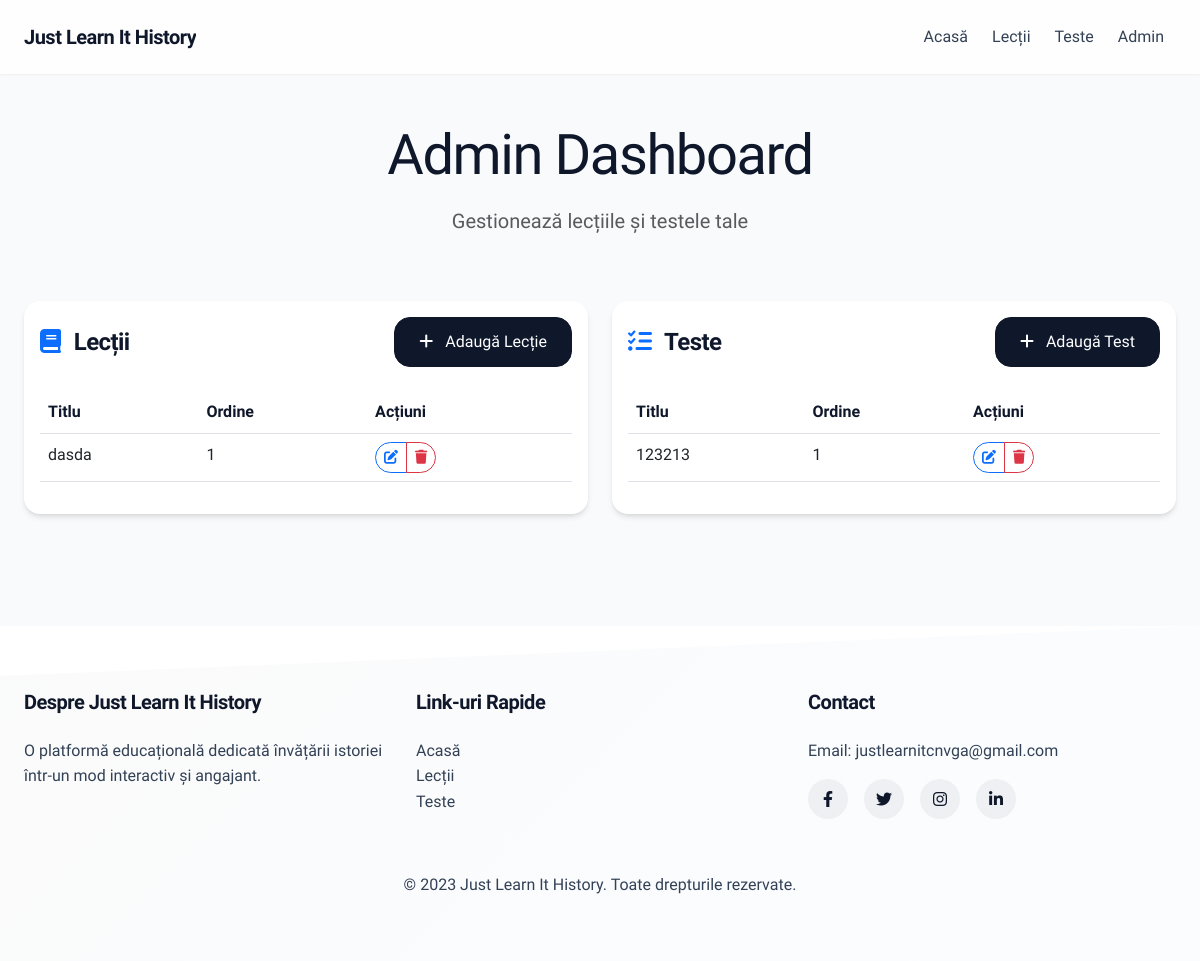
The page /admin (signed in) on the database its author committed.
### app.py (models this page shows, shortened)
class Lesson(db.Model):
    id = db.Column(db.Integer, primary_key=True)
    title = db.Column(db.String(200), nullable=False)
    content = db.Column(db.Text, nullable=False)
    order = db.Column(db.Integer, nullable=False)
    created_at = db.Column(db.DateTime, nullable=False, default=datetime.datetime.now)

class Test(db.Model):
    id = db.Column(db.Integer, primary_key=True)
    title = db.Column(db.String(200), nullable=False)
    order = db.Column(db.Integer, nullable=False)
    questions_json = db.Column(db.Text, nullable=False)

### app.py (the view)
@app.route('/admin')
@login_required
def admin():
    if not current_user.is_admin:
        flash('Access denied. Admin privileges required.')
        return redirect(url_for('index'))
    users = User.query.all()
    lessons = Lesson.query.with_entities(
        Lesson.id,
        Lesson.title,
        Lesson.content,
        Lesson.order
    ).order_by(Lesson.order).all()
    try:
        tests = Test.query.all()
    except Exception as e:
        if 'no such column: test.order' in str(e):
            print("Recreating database with correct schema...")
            db.drop_all()
            db.create_all()
            tests = []
        else:
            raise e
    lesson_form = LessonForm()
    test_form = TestForm()
    return render_template('admin/dashboard.html',
                         users=users,
                         lessons=lessons,
                         tests=tests,
                         lesson_form=lesson_form,
                         test_form=test_form)

### app.py (called while the page is built)
@login_manager.user_loader
def load_user(user_id):
    return User.query.get(int(user_id))

### templates/admin/dashboard.html (shortened to what this page needs)
{% extends "base.html" %}
{% block content %}
<div class="container py-5">
    <div class="row mb-5">
        <div class="col-12 text-center">
            <h1 class="display-4 mb-3">Admin Dashboard</h1>
            <p class="lead text-muted">Gestionează lecțiile și testele tale</p>
        </div>
    </div>
    <div class="row g-4">
        <div class="col-md-6">
            <div class="card h-100">
                <div class="card-body">
                    <div class="d-flex justify-content-between align-items-center mb-4">
                        <h2 class="card-title h4 mb-0">
                            <i class="fas fa-book me-2 text-primary"></i> Lecții
                        </h2>
                        <a href="{{ url_for('add_lesson') }}" class="btn btn-primary">
                            <i class="fas fa-plus me-2"></i> Adaugă Lecție
                        </a>
                    </div>
                    {% if lessons %}
                        <div class="table-responsive">
                            <table class="table table-hover">
                                <thead>
                                    <tr>
                                        <th>Titlu</th>
                                        <th>Ordine</th>
                                        <th>Acțiuni</th>
                                    </tr>
                                </thead>
                                <tbody>
                                    {% for lesson in lessons %}
                                    <tr>
                                        <td>{{ lesson.title }}</td>
                                        <td>{{ lesson.order }}</td>
                                        <td>
                                            <div class="btn-group">
                                                <a href="{{ url_for('edit_lesson', id=lesson.id) }}" class="btn btn-sm btn-outline-primary">
                                                    <i class="fas fa-edit"></i>
                                                </a>
                                                <button type="button" class="btn btn-sm btn-outline-danger" data-bs-toggle="modal" data-bs-target="#deleteLessonModal{{ lesson.id }}">
                                                    <i class="fas fa-trash"></i>
                                                </button>
                                            </div>
                                        </td>
                                    </tr>
                                    {% endfor %}
                                </tbody>
                            </table>
                        </div>
                    {% else %}
                        <div class="alert alert-info">
                            <i class="fas fa-info-circle me-2"></i> Nu există lecții încă. Adaugă prima ta lecție!
                        </div>
                    {% endif %}
                </div>
            </div>
        </div>
        <div class="col-md-6">
            <div class="card h-100">
                <div class="card-body">
                    <div class="d-flex justify-content-between align-items-center mb-4">
                        <h2 class="card-title h4 mb-0">
                            <i class="fas fa-tasks me-2 text-primary"></i> Teste
                        </h2>
                        <a href="{{ url_for('add_test') }}" class="btn btn-primary">
                            <i class="fas fa-plus me-2"></i> Adaugă Test
                        </a>
                    </div>
                    {% if tests %}
                        <div class="table-responsive">
                            <table class="table table-hover">
                                <thead>
                                    <tr>
                                        <th>Titlu</th>
                                        <th>Ordine</th>
                                        <th>Acțiuni</th>
                                    </tr>
                                </thead>
                                <tbody>
                                    {% for test in tests %}
                                    <tr>
                                        <td>{{ test.title }}</td>
                                        <td>{{ test.order }}</td>
                                        <td>
                                            <div class="btn-group">
                                                <a href="{{ url_for('edit_test', id=test.id) }}" class="btn btn-sm btn-outline-primary">
                                                    <i class="fas fa-edit"></i>
                                                </a>
                                                <button type="button" class="btn btn-sm btn-outline-danger" data-bs-toggle="modal" data-bs-target="#deleteTestModal{{ test.id }}">
                                                    <i class="fas fa-trash"></i>
                                                </button>
                                            </div>
                                        </td>
                                    </tr>
                                    {% endfor %}
                                </tbody>
                            </table>
                        </div>
                    {% else %}
                        <div class="alert alert-info">
                            <i class="fas fa-info-circle me-2"></i> Nu există teste încă. Adaugă primul tău test!
                        </div>
                    {% endif %}
                </div>
            </div>
        </div>
    </div>
</div>
{% endblock %}

### templates/base.html (style rules this page uses)
:root { --primary-color: #0f172a; --secondary-color: #1e293b; --accent-color: #3b82f6; --light-color: #f8fafc; --dark-color: #0f172a; --success-color: #10b981; --text-color: #334155; --border-radius: 16px; --transition: all 0.3s cubic-bezier(0.4, 0, 0.2, 1); --shadow-sm: 0 1px 2px 0 rgb(0 0 0 / 0.05); --shadow: 0 4px 6px -1px rgb(0 0 0 / 0.1), 0 2px 4px -2px rgb(0 0 0 / 0.1); --shadow-lg: 0 10px 15px -3px rgb(0 0 0 / 0.1), 0 4px 6px -4px rgb(0 0 0 / 0.1); }
body { font-family: 'Plus Jakarta Sans', sans-serif; color: var(--text-color); background-color: var(--light-color); line-height: 1.6; overflow-x: hidden; }
h1, h2, h3, h4, h5, h6 { font-family: 'Plus Jakarta Sans', sans-serif; color: var(--dark-color); font-weight: 600; letter-spacing: -0.025em; }
.btn { border-radius: var(--border-radius); padding: 0.75rem 1.5rem; font-weight: 500; transition: var(--transition); position: relative; overflow: hidden; }
.btn::before { content: ''; position: absolute; top: 0; left: 0; width: 100%; height: 100%; background: linear-gradient(45deg, transparent, rgba(255, 255, 255, 0.1), transparent); transform: translateX(-100%); transition: var(--transition); }
.btn-primary { background-color: var(--dark-color); border-color: var(--dark-color); }
.card { border: none; border-radius: var(--border-radius); box-shadow: var(--shadow); transition: var(--transition); background: white; overflow: hidden; animation: scaleIn 0.5s ease-out; }
.card-title { color: var(--dark-color); font-weight: 600; letter-spacing: -0.025em; }
.container { max-width: 1200px; padding: 0 1.5rem; }

### templates/admin/dashboard.html (style rules this page uses)
.table th { font-weight: 600; color: var(--primary-color); }
.btn-group .btn { padding: 0.25rem 0.5rem; }
.btn-group .btn i { font-size: 0.875rem; }

### rows shown on the page
Lesson: title "dasda", order "1"
Test: title "123213", order "1"
